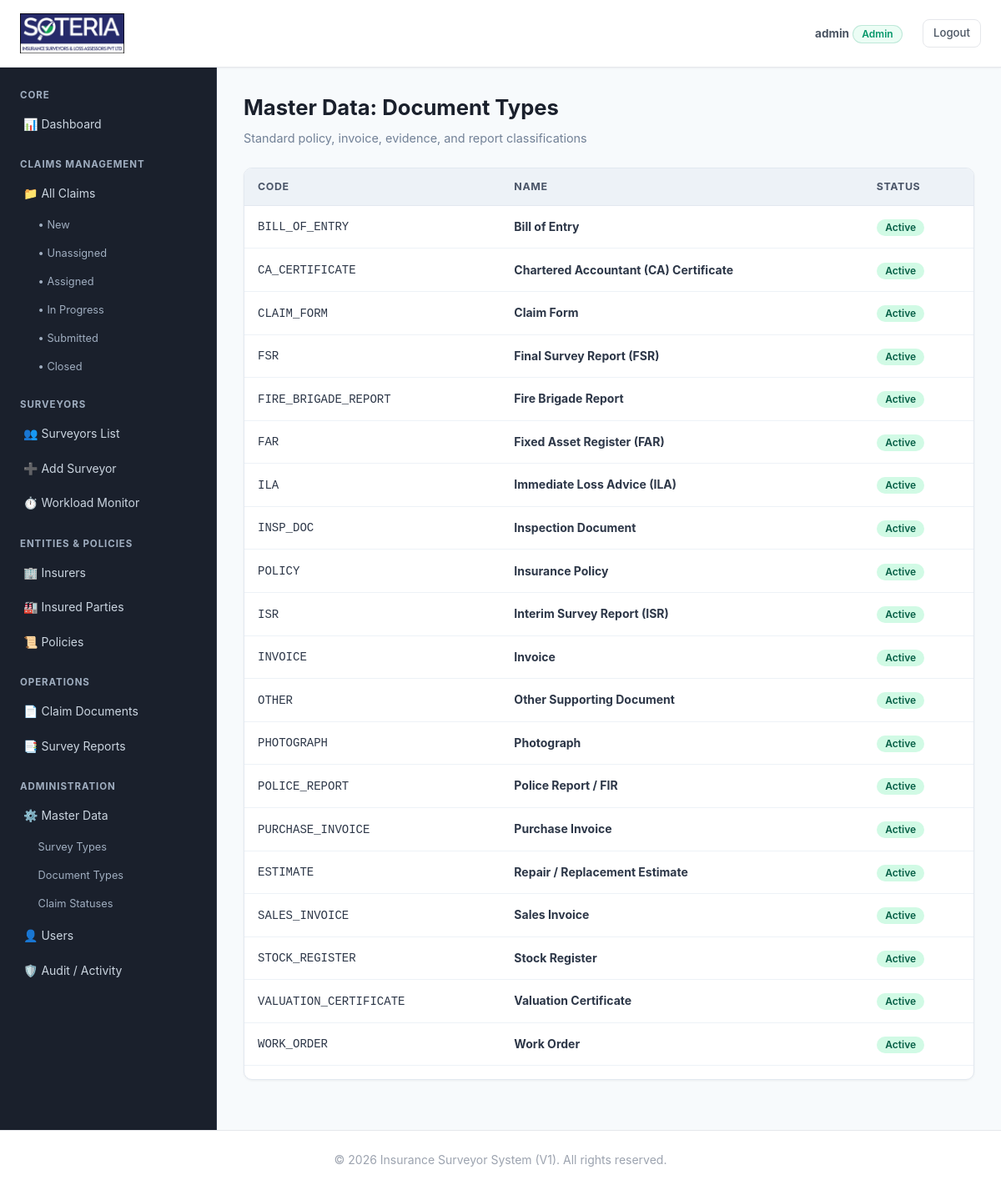
The app's page /master/document-types/ (signed in) with its own data.
### accounts/models.py (models this page shows, shortened)
class User(AbstractUser):
    class Role(models.TextChoices):
        ADMIN = 'ADMIN', 'Admin'
        SURVEYOR = 'SURVEYOR', 'Surveyor'
    role = models.CharField(
        max_length=20,
        choices=Role.choices,
        default=Role.SURVEYOR,
        help_text="Designates the user role within the system."
    )
    class Meta:
        db_table = 'nis_user'

### documents/models.py (models this page shows, shortened)
class DocumentType(models.Model):
    name = models.CharField(max_length=150)
    code = models.CharField(max_length=50, unique=True)
    is_active = models.BooleanField(default=True)
    created_at = models.DateTimeField(auto_now_add=True)
    updated_at = models.DateTimeField(auto_now=True)
    class Meta:
        db_table = 'nis_document_type'
        ordering = ['name']
        verbose_name = 'Document Type'
        verbose_name_plural = 'Document Types'

### claims/web_views.py (the view)
# urls.py: path('master/document-types/', web_views.master_document_types, name='web_master_document_types'),
@admin_required
def master_document_types(request):
    types = DocumentType.objects.all().order_by('name')
    return render(request, 'master/master_document_types.html', {'types': types})

### claims/web_views.py (called while the page is built)
def admin_required(view_func):
    @wraps(view_func)
    def _wrapped_view(request, *args, **kwargs):
        if not request.user.is_authenticated:
            return redirect(f"/login/?next={request.path}")
        if request.user.role != User.Role.ADMIN and not request.user.is_superuser:
            raise PermissionDenied("Administrator privileges are required to access this section.")
        return view_func(request, *args, **kwargs)
    return _wrapped_view

### templates/master/master_document_types.html (shortened to what this page needs)
{% extends 'base.html' %}
{% block content %}
<div class="page-header">
    <div>
        <h1 class="page-title">Master Data: Document Types</h1>
        <p class="page-subtitle">Standard policy, invoice, evidence, and report classifications</p>
    </div>
</div>
<div class="card-table-wrapper">
    <div class="table-responsive">
        <table class="data-table-modern">
            <thead>
                <tr>
                    <th>Code</th>
                    <th>Name</th>
                    <th>Status</th>
                </tr>
            </thead>
            <tbody>
                {% for t in types %}
                <tr>
                    <td><code>{{ t.code }}</code></td>
                    <td><strong>{{ t.name }}</strong></td>
                    <td>
                        {% if t.is_active %}
                            <span class="status-pill pill-submitted">Active</span>
                        {% else %}
                            <span class="status-pill pill-closed">Inactive</span>
                        {% endif %}
                    </td>
                </tr>
                {% endfor %}
            </tbody>
        </table>
    </div>
</div>
{% endblock content %}

### templates/base.html (shortened to what this page needs)
{% load static %}
<!DOCTYPE html>
<html lang="en">
<head>
    <link rel="stylesheet" href="{% static 'css/style.css' %}">
</head>
<body>
    <header class="site-header">
        <nav class="navbar">
            <div class="nav-left">
                <a href="/" class="brand-wrapper">
                    <img src="{% static 'images/soteria_logo.png' %}" alt="Soteria Logo" class="brand-logo-img">
                </a>
            </div>
            <ul class="nav-links">
                {% if request.user.is_authenticated %}
                    <li class="navbar-user-info">
                        <span style="font-size: 0.85rem; color: #4b5563;">
                            <strong>{{ request.user.username }}</strong>
                            <span class="badge badge-success">{{ request.user.get_role_display|default:request.user.role }}</span>
                        </span>
                    </li>
                    <li><a href="/logout/" class="btn btn-outline" style="padding: 0.35rem 0.75rem; font-size: 0.825rem;">Logout</a></li>
                {% else %}
                    <li><a href="/login/" class="btn btn-primary" style="padding: 0.35rem 0.85rem; font-size: 0.825rem; color: #ffffff;">Login</a></li>
                {% endif %}
            </ul>
        </nav>
    </header>
    {% block layout %}
    <div class="admin-layout">
        <aside class="admin-sidebar">
            {% if request.user.role == 'SURVEYOR' %}
                <div>
                    <div class="sidebar-heading">Surveyor Portal</div>
                    <ul class="sidebar-menu">
                        <li><a href="/dashboard/surveyor/">📊 Dashboard</a></li>
                        <li><a href="/claims/">📁 My Assigned Claims</a></li>
                    </ul>
                </div>
            {% else %}
                <div>
                    <div class="sidebar-heading">Core</div>
                    <ul class="sidebar-menu">
                        <li><a href="/dashboard/admin/">📊 Dashboard</a></li>
                    </ul>
                </div>
                <div>
                    <div class="sidebar-heading">Claims Management</div>
                    <ul class="sidebar-menu">
                        <li>
                            <a href="/claims/">📁 All Claims</a>
                            <ul class="sidebar-submenu">
                                <li><a href="/claims/?status=NEW">• New</a></li>
                                <li><a href="/claims/?filter=unassigned">• Unassigned</a></li>
                                <li><a href="/claims/?status=ASSIGNED">• Assigned</a></li>
                                <li><a href="/claims/?filter=in_progress">• In Progress</a></li>
                                <li><a href="/claims/?status=REPORT_SUBMITTED">• Submitted</a></li>
                                <li><a href="/claims/?status=CLOSED">• Closed</a></li>
                            </ul>
                        </li>
                    </ul>
                </div>
                <div>
                    <div class="sidebar-heading">Surveyors</div>
                    <ul class="sidebar-menu">
                        <li><a href="/surveyors/">👥 Surveyors List</a></li>
                        <li><a href="/surveyors/add/">➕ Add Surveyor</a></li>
                        <li><a href="/surveyors/workload/">⏱️ Workload Monitor</a></li>
                    </ul>
                </div>
                <div>
                    <div class="sidebar-heading">Entities &amp; Policies</div>
                    <ul class="sidebar-menu">
                        <li><a href="/insurers/">🏢 Insurers</a></li>
                        <li><a href="/insured/">🏭 Insured Parties</a></li>
                        <li><a href="/policies/">📜 Policies</a></li>
                    </ul>
                </div>
                <div>
                    <div class="sidebar-heading">Operations</div>
                    <ul class="sidebar-menu">
                        <li><a href="/documents/">📄 Claim Documents</a></li>
                        <li><a href="/reports/">📑 Survey Reports</a></li>
                    </ul>
                </div>
                <div>
                    <div class="sidebar-heading">Administration</div>
                    <ul class="sidebar-menu">
                        <li>
                            <a href="/master/survey-types/">⚙️ Master Data</a>
                            <ul class="sidebar-submenu">
                                <li><a href="/master/survey-types/">Survey Types</a></li>
                                <li><a href="/master/document-types/">Document Types</a></li>
                                <li><a href="/master/claim-statuses/">Claim Statuses</a></li>
                            </ul>
                        </li>
                        <li><a href="/users/">👤 Users</a></li>
                        <li><a href="/audit/">🛡️ Audit / Activity</a></li>
                    </ul>
                </div>
            {% endif %}
        </aside>
        <main class="admin-content">
            {% block content %}
            {% endblock %}
        </main>
    </div>
    {% endblock layout %}
    <footer class="site-footer">
        <p>&copy; {% now "Y" %} Insurance Surveyor System (V1). All rights reserved.</p>
    </footer>
</body>
</html>

### records on screen
User: user.username "admin", user.role "Admin"
DocumentType: code "BILL_OF_ENTRY", name "Bill of Entry", is_active "Active"
DocumentType: code "CA_CERTIFICATE", name "Chartered Accountant (CA) Certificate", is_active "Active"
DocumentType: code "CLAIM_FORM", name "Claim Form", is_active "Active"
DocumentType: code "FSR", name "Final Survey Report (FSR)", is_active "Active"
DocumentType: code "FIRE_BRIGADE_REPORT", name "Fire Brigade Report", is_active "Active"
DocumentType: code "FAR", name "Fixed Asset Register (FAR)", is_active "Active"
DocumentType: code "ILA", name "Immediate Loss Advice (ILA)", is_active "Active"
DocumentType: code "INSP_DOC", name "Inspection Document", is_active "Active"
DocumentType: code "POLICY", name "Insurance Policy", is_active "Active"
DocumentType: code "ISR", name "Interim Survey Report (ISR)", is_active "Active"
DocumentType: code "INVOICE", name "Invoice", is_active "Active"
DocumentType: code "OTHER", name "Other Supporting Document", is_active "Active"
DocumentType: code "PHOTOGRAPH", name "Photograph", is_active "Active"
DocumentType: code "POLICE_REPORT", name "Police Report / FIR", is_active "Active"
DocumentType: code "PURCHASE_INVOICE", name "Purchase Invoice", is_active "Active"
DocumentType: code "ESTIMATE", name "Repair / Replacement Estimate", is_active "Active"
DocumentType: code "SALES_INVOICE", name "Sales Invoice", is_active "Active"
DocumentType: code "STOCK_REGISTER", name "Stock Register", is_active "Active"
DocumentType: code "VALUATION_CERTIFICATE", name "Valuation Certificate", is_active "Active"
DocumentType: code "WORK_ORDER", name "Work Order", is_active "Active"
